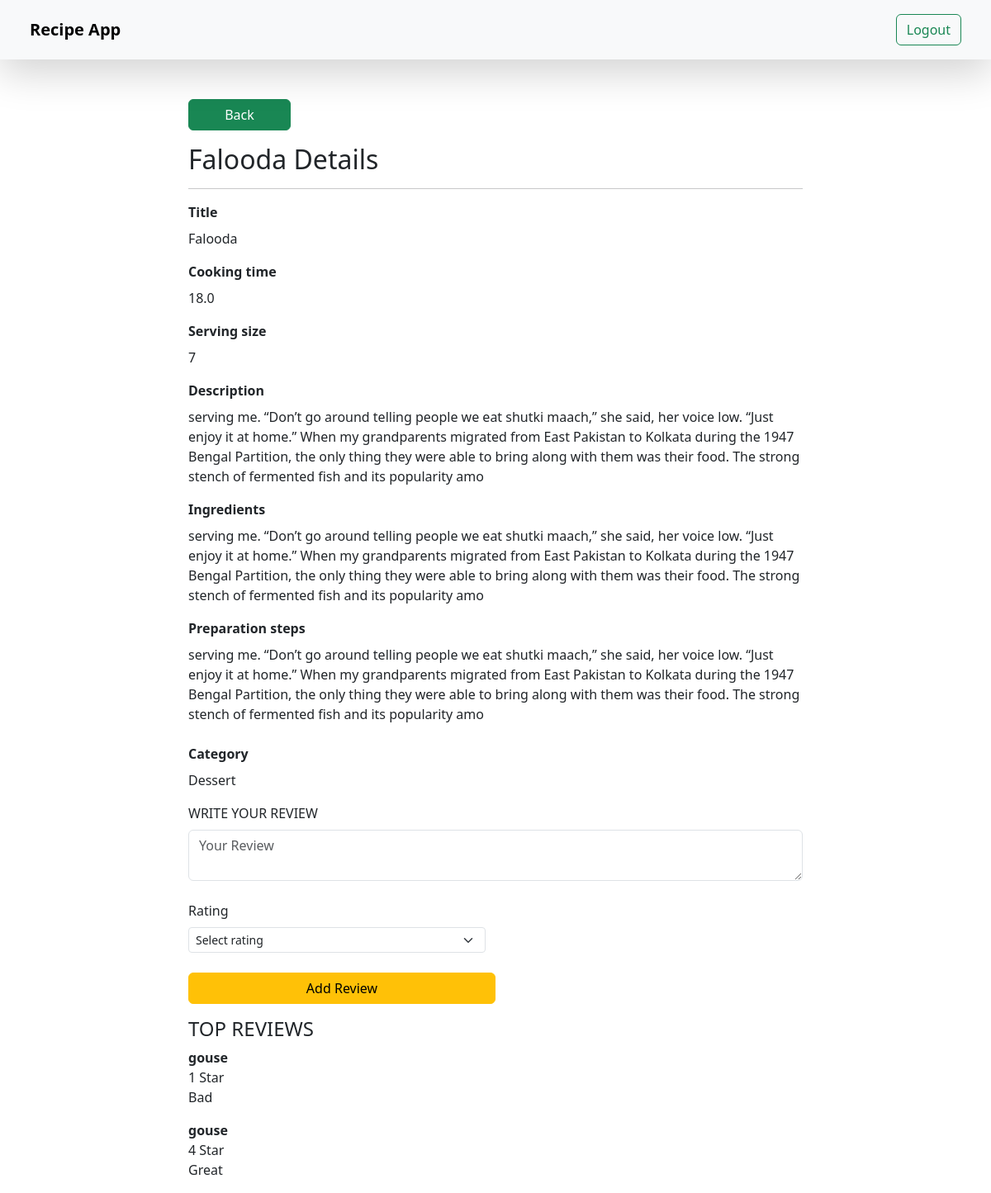
The app's page /show_details/12/ (signed in) with its own data.
### RecipeApplication/models.py (models this page shows)
class Recipe(models.Model):
    user = models.ForeignKey(
        User, on_delete=models.SET_NULL, null=True, blank=True)
    title = models.CharField(max_length=200)
    description = models.TextField()
    ingredients = models.TextField()
    preparation_steps = models.TextField()
    cooking_time = models.FloatField(default=0.0)
    serving_size = models.PositiveIntegerField(help_text='Number of servings')
    category = models.SmallIntegerField()

class Review(models.Model):
    recipe = models.ForeignKey(
        Recipe, on_delete=models.SET_NULL, null=True, blank=True)
    user = models.ForeignKey(
        User, on_delete=models.SET_NULL, null=True, blank=True)
    rating = models.PositiveIntegerField()
    comment = models.TextField()
    created_at = models.DateTimeField(auto_now_add=True)

### RecipeApplication/views.py (the view, shortened to what this page needs)
# urls.py: path("show_details/<id>/", show_details, name='show_details'),
@login_required(login_url="/login/")
def show_details(request, id):
    recipe = get_object_or_404(Recipe, id=id)
    querysetReview = Review.objects.all().order_by('-created_at')
    queryset = Recipe.objects.get(id=id)
    context = {'recipe': queryset, 'reviews': querysetReview}
    return render(request, 'show_details.html', context)

### RecipeApplication/templates/show_details.html (shortened to what this page needs)
{% extends "base.html" %}
{% block start %}
<div class="container">
    <form class='col-8 mx-auto' method="post">
        <a href="/recipe_detail/" class="btn btn-success col-2 mb-3">Back</a>
        <h2>{{recipe.title}} Details</h2>
        <hr>
        <div class="row">
            <div class="col-md-12 mb-3">
                <label for="title" class="form-label"><b>Title</b></label>
                <div>{{recipe.title}}</div>
            </div>
            <div class="col-md-12 mb-3">
                <label for="cooking_time" class="form-label"><b>Cooking time</b></label>
                <div>{{recipe.cooking_time}}</div>
              </div>
              <div class="col-md-12 mb-3">
                <label for="serving_size" class="form-label"><b>Serving size</b></label>
                <div>{{recipe.serving_size}}</div>
              </div>
              <div class="col-md-12 mb-3">
                  <label for="description" class="form-label"><b>Description</b></label>
                  <div>{{recipe.description}}</div>
              </div>
              <div class="col-md-12 mb-3">
                  <label for="ingredients" class="form-label"><b>Ingredients</b> </label>
                  <div>{{recipe.ingredients}}</div>
              </div>
              <div class="col-md-12 mb-3">
                  <label for="preparation_steps" class="form-label"><b>Preparation steps </b> </label>
                  <div>{{recipe.preparation_steps}}</div>
                </div>
                <div class="col-md-12 mb-3 mt-2">
                    <label for="category" class="form-label"><b>Category </b> </label>
                    {% if recipe.category == 3 %}<div>Dessert</div>{% endif %}
                </div>
                <div class="col-md-12 mb-3">
                    <label for="comment" class="form-label">WRITE YOUR REVIEW</label>
                    <textarea required name="comment" type="text" class="form-control col-md-6" id="comment" placeholder="Your Review"></textarea>
                </div>
                <div class="col-md-6 mb-3 mt-2">
                    <label for="rating" class="form-label">Rating</label>
                    <select  name="rating" id="rating" class="form-select form-select-sm" aria-label="Large select example" required>
                        <option value="" selected>Select rating</option>
                      </select>
                  </div>
                <div class="col-md-12 mb-3 mt-2">
                    <button  type="submit" class="btn btn-warning col-md-6 ">Add Review</button>
                </div>
                <h4 class='mb-2'>TOP REVIEWS</h4>
                {% for review in reviews %}
                   {% if review.recipe.id == recipe.id %}
                    <div class="col-md-12 mb-3">
                        <b><p style="margin-bottom:0px;">{{review.user.username}}</p></b>
                        <p style="margin-bottom:0px;">{{review.rating}} Star</p>
                        {{review.comment}}
                    </div>
                    {% endif %}
                {% endfor %}
        </div>
    </form>
</div>
{% endblock%}

### records on screen
Recipe: title "Falooda", cooking_time "18.0", serving_size "7", description "serving me. “Don’t go around telling people we eat shutki maach,” she said, her voice low. “Just enjoy it at home.” When my grandparents migrated from East Pakistan to Kolkata during the 1947 Bengal Partition, the only thing they were able to bring along with them was their food. The strong stench of fermented fish and its popularity amo", ingredients "serving me. “Don’t go around telling people we eat shutki maach,” she said, her voice low. “Just enjoy it at home.” When my grandparents migrated from East Pakistan to Kolkata during the 1947 Bengal Partition, the only thing they were able to bring along with them was their food. The strong stench of fermented fish and its popularity amo", preparation_steps "serving me. “Don’t go around telling people we eat shutki maach,” she said, her voice low. “Just enjoy it at home.” When my grandparents migrated from East Pakistan to Kolkata during the 1947 Bengal Partition, the only thing they were able to bring along with them was their food. The strong stench of fermented fish and its popularity amo"
Review: user.username "gouse", rating "1", comment "Bad"
Review: user.username "gouse", rating "4", comment "Great"
